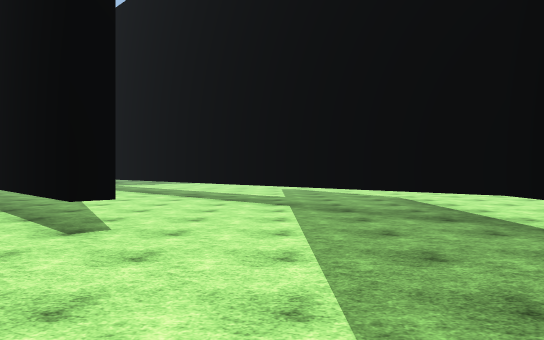
View 1 (above)

24 first-person views from a walk through a Unity game level. The camera is 1.5 m above the floor, looks level and sees 70° across. The floor is counted in squares, 2 m on a side. Each view is taken from the middle of a square. On the plan, view 1 faces up. The plan holds only what a view shows up to about 12 squares ahead; the rest is blank. The place goes on beyond the plan. The player character is not drawn. Surface patterns are stand-ins for the level's own textures.

View 2
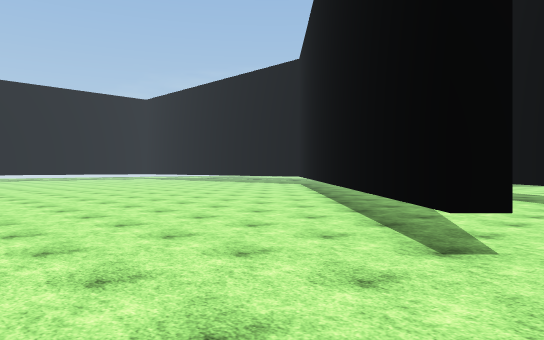

View 3
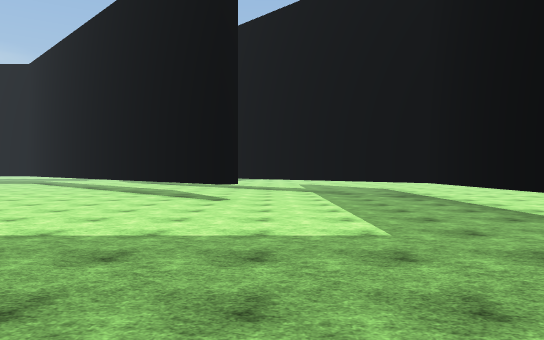

View 4
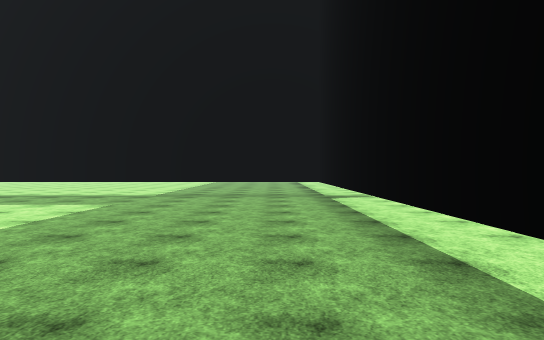

View 5
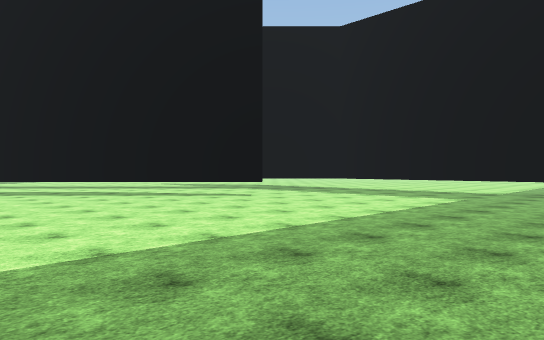

View 6
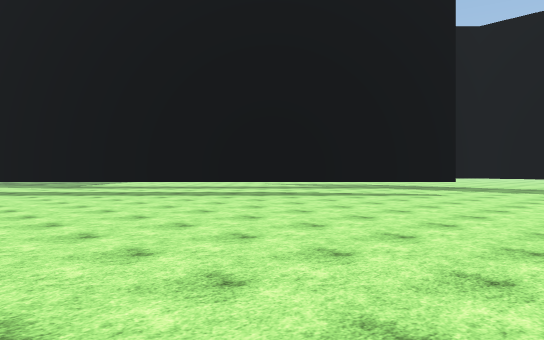

View 7
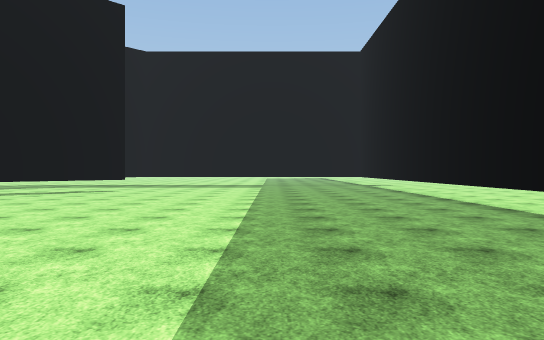

View 8
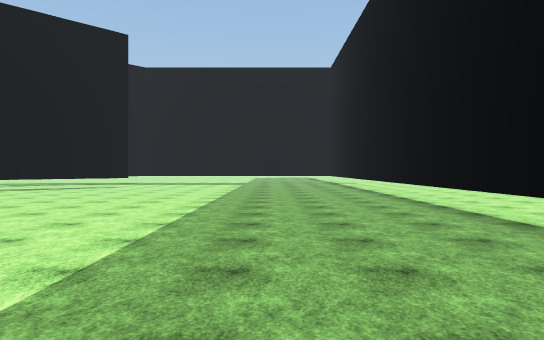

View 9
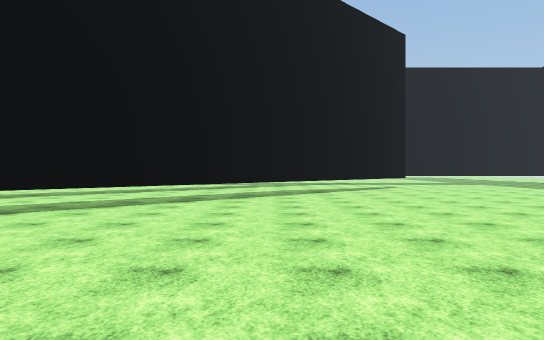

View 10
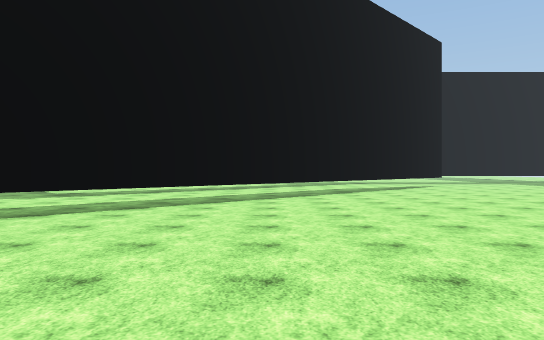

View 11
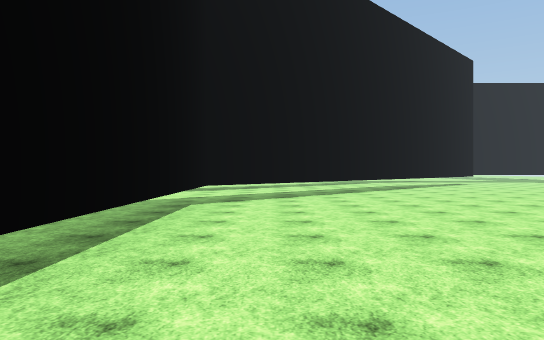

View 12
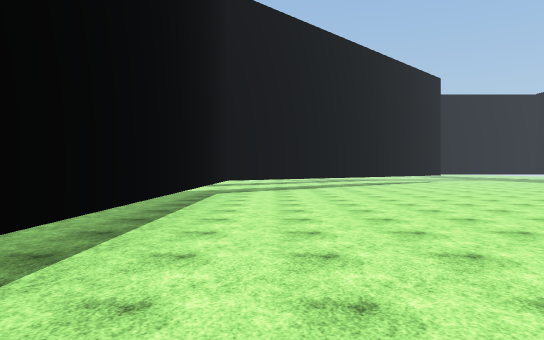

View 13
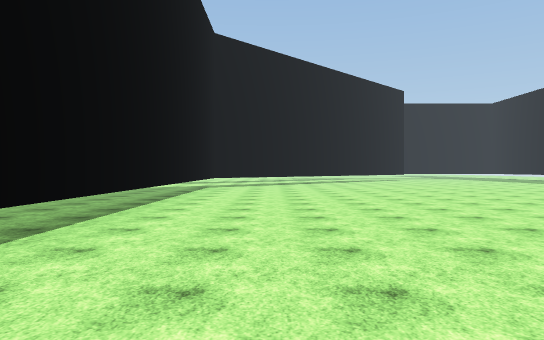

View 14
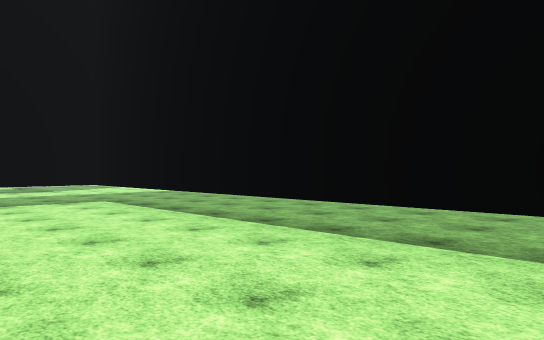

View 15
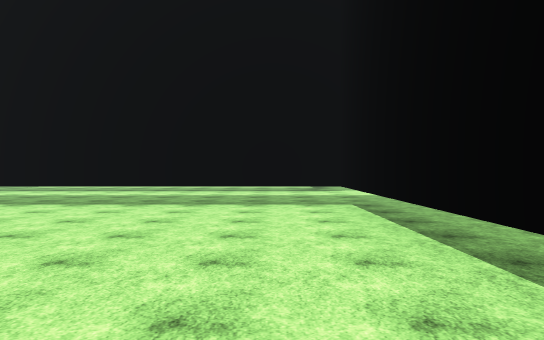

View 16
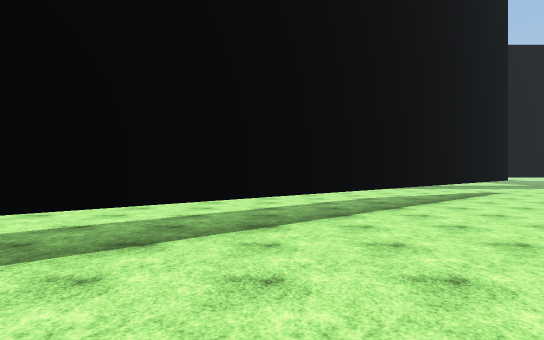

View 17
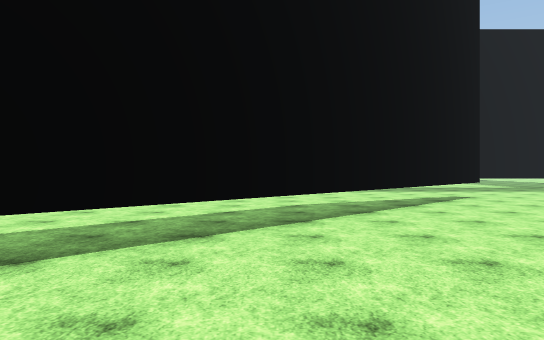

View 18
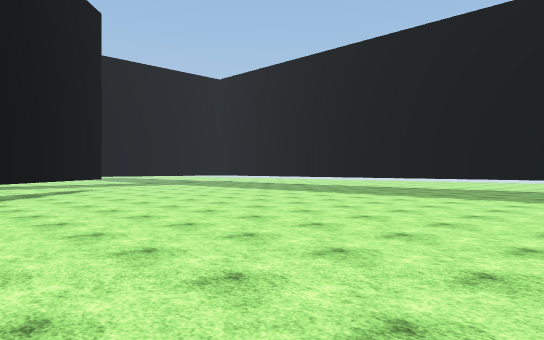

View 19
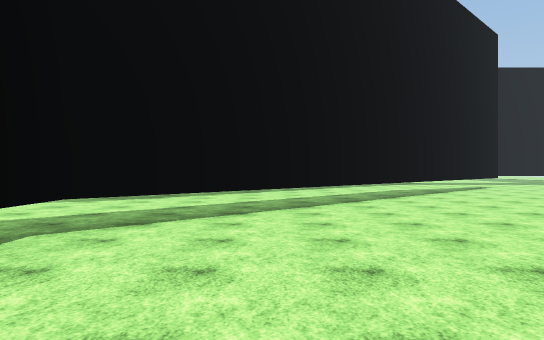

View 20
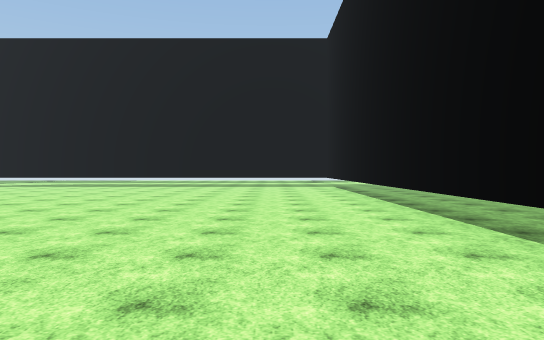

View 21
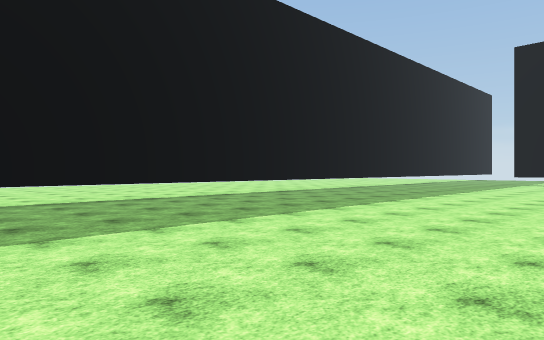

View 22
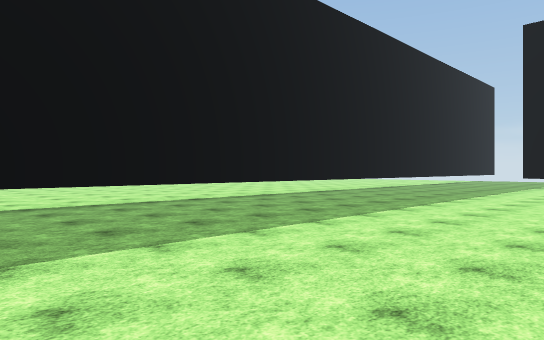

View 23
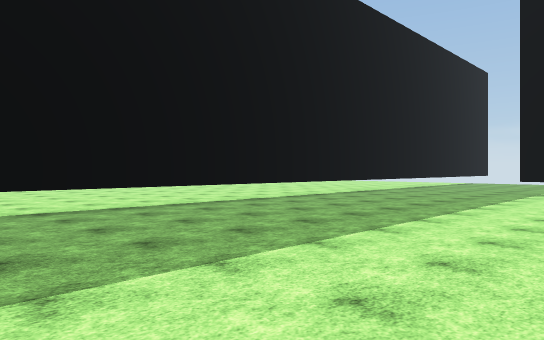

View 24
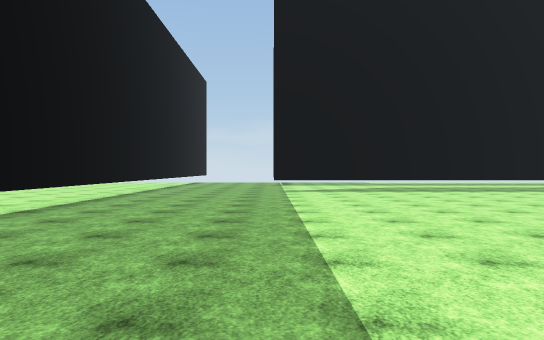

### Floor plan
Key: @ floor where view 1 was taken; # wall or solid block; . floor; T thing the floor can be seen under or through.
Columns run from 31 left of view 1 to 7 right of it. Each row starts with its distance up from view 1.
 19 .............      ...
 18 ......................
 17 TTTTTTTTTTTTTTTTT .....
 16 .................TT.....
 15 ..................TT.....
 14 ...................TT.....
 13 ....................TT.....
 12 .....................TT.....##........
 11 ......................TT.....# ........
 10 ..   ..................TT.....T .. ....
  9      ...................TT.....T   ...
  8      ........ ...........TT.....T  ...
  7      ...  ... ............TT.....T ...
  6  ... .         ............TT.....T...
  5  .....         .............TT....T...
  4  ......        ...................T..
  3  ........    .....................T..
  2  .................................T.
  1  .................................T.
  0 ...............................@..T.
 -1 ..................................#.
 -2 ..................................#.
 -3  .................................#.
 -4  .................................#.
 -5  .................................#.
 -6  ##################################

Positions as (right, up) in squares from view 1, and headings:
1: (0, 0), facing up
2: (-1, 1), facing up-left
3: (-1, -5), facing up
4: (-8, -4), facing right
5: (-10, -4), facing up-right
6: (-14, 0), facing up-right
7: (-16, -1), facing right
8: (-19, -2), facing right
9: (-19, 10), facing right
10: (-20, 12), facing right
11: (-23, 15), facing right
12: (-27, 15), facing right
13: (-31, 14), facing right
14: (-22, 13), facing up-left
15: (-23, 15), facing left
16: (-15, 12), facing right
17: (-13, 10), facing right
18: (-17, 10), facing down-right
19: (-19, 14), facing right
20: (-14, 14), facing left
21: (-10, 4), facing down-left
22: (-13, 3), facing down-left
23: (-18, 2), facing down-left
24: (-18, -1), facing left
